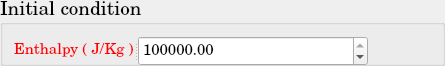
     <widget class="QGroupBox" name="TEq_InitialCondition">
      <property name="minimumSize">
       <size>
        <width>445</width>
        <height>66</height>
       </size>
      </property>
      <property name="maximumSize">
       <size>
        <width>445</width>
        <height>66</height>
       </size>
      </property>
      <property name="font">
       <font>
        <family>Century Schoolbook L</family>
        <pointsize>14</pointsize>
        <weight>50</weight>
        <bold>false</bold>
       </font>
      </property>
      <property name="title">
       <string>Initial condition</string>
      </property>
      <layout class="QGridLayout" name="gridLayout_31">
       <item row="0" column="0">
        <widget class="QSplitter" name="splitter_9">
         <property name="minimumSize">
          <size>
           <width>354</width>
           <height>30</height>
          </size>
         </property>
         <property name="maximumSize">
          <size>
           <width>366</width>
           <height>31</height>
          </size>
         </property>
         <property name="orientation">
          <enum>Qt::Horizontal</enum>
         </property>
         <widget class="QLabel" name="TEq_FluidEnthalpy">
          <property name="minimumSize">
           <size>
            <width>116</width>
            <height>29</height>
           </size>
          </property>
          <property name="maximumSize">
           <size>
            <width>130</width>
            <height>31</height>
           </size>
          </property>
          <property name="font">
           <font>
            <pointsize>11</pointsize>
           </font>
          </property>
          <property name="text">
           <string>&lt;html&gt;&lt;head/&gt;&lt;body&gt;&lt;p&gt;&lt;span style=&quot; color:#ff0000;&quot;&gt;Enthalpy ( J/Kg )&lt;/span&gt;&lt;/p&gt;&lt;/body&gt;&lt;/html&gt;</string>
          </property>
         </widget>
         <widget class="QDoubleSpinBox" name="TEq_FluidEnthalpy_doubleSpinBox">
          <property name="minimumSize">
           <size>
            <width>230</width>
            <height>29</height>
           </size>
          </property>
          <property name="maximumSize">
           <size>
            <width>232</width>
            <height>31</height>
           </size>
          </property>
          <property name="font">
           <font>
            <pointsize>11</pointsize>
           </font>
          </property>
          <property name="maximum">
           <double>999999999.990000009536743</double>
          </property>
          <property name="value">
           <double>420000.000000000000000</double>
          </property>
         </widget>
        </widget>
       </item>
       <item row="0" column="1">
        <spacer name="horizontalSpacer_20">
         <property name="orientation">
          <enum>Qt::Horizontal</enum>
         </property>
         <property name="sizeHint" stdset="0">
          <size>
           <width>58</width>
           <height>20</height>
          </size>
         </property>
        </spacer>
       </item>
      </layout>
      <zorder>splitter_9</zorder>
      <zorder>horizontalSpacer_20</zorder>
     </widget>
